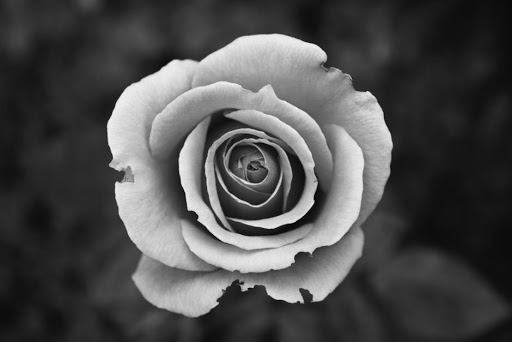
#> input picture Otsu/image.jpg, 512 x 342 px
$ python otsu.py
#> lines starting #> are read from the running program, lines starting #| are printed output that depends on the picture; after the words box and inside, x2 and y2 are one past the last pixel; in counts of white or black regions, pixels touching at a corner belong together
from PIL import Image
import numpy as np
from sympy import symbols, solve
import matplotlib as mpl

mpl.use('TkAgg')
import matplotlib.pyplot as plt


def givteta(t):
    px = 0
    for x in range(t):
        px += (array[x] / size)
    return px


def givemean(t):
    mean = 0
    for x in range(t):
        mean += (x * (array[x] / size))
    return mean


def givemax(t):
    meant = givemean(t)
    tetat = givteta(t)
    if (tetat != 0) and ((1 - tetat) != 0):
        return (np.power((meant - (tetat * mean_255)), 2) / (tetat * (1 - tetat)))
    else:
        return 0


data = np.array(Image.open("image.jpg").convert('L'))
array = np.zeros(256)
for i in range(data.shape[0]):
    for j in range(data.shape[1]):
        array[data[i, j]] += 1

plt.plot(array, color='blue')
plt.title("histogram")
plt.show()
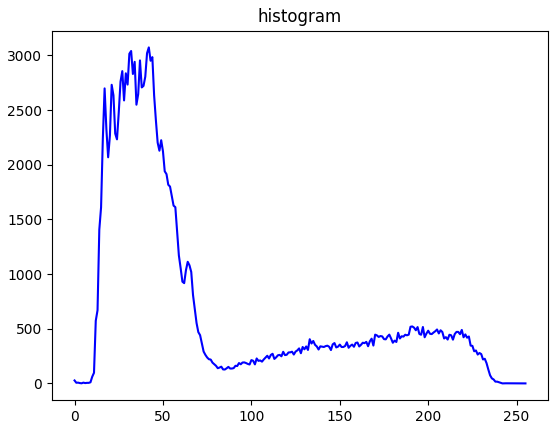
#> figure drawn by matplotlib, 1 panel; curve peaks at x = 42, y = 3073
size = data.shape[0] * data.shape[1]
#> size = 175104
maxes = 0
maxes_value = 0
mean_255 = givemean(255)
#> mean_255 = 76.62
for i in range(0, 255):
    newmaxes = givemax(i)
    if (newmaxes > maxes_value):
        maxes_value = newmaxes
        maxes = i
for i in range(data.shape[0]):
    for j in range(data.shape[1]):
        if data[i, j] > maxes:
            data[i, j] = 255
        else:
            data[i, j] = 0
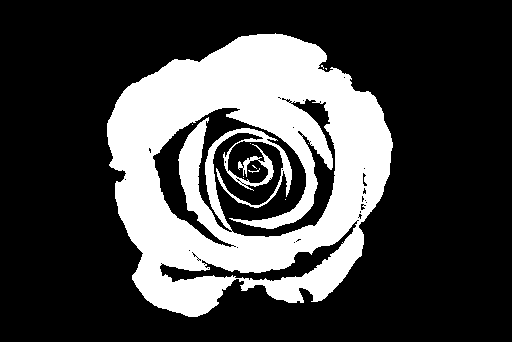
#> data: shape (342, 512); 26.8% white; 10 white regions (9 under 20 px), largest, box (x1, y1, x2, y2) and area: (107, 33, 393, 317) 46804
print(maxes)
result = Image.fromarray(data)
result.save("new-image.jpg")
